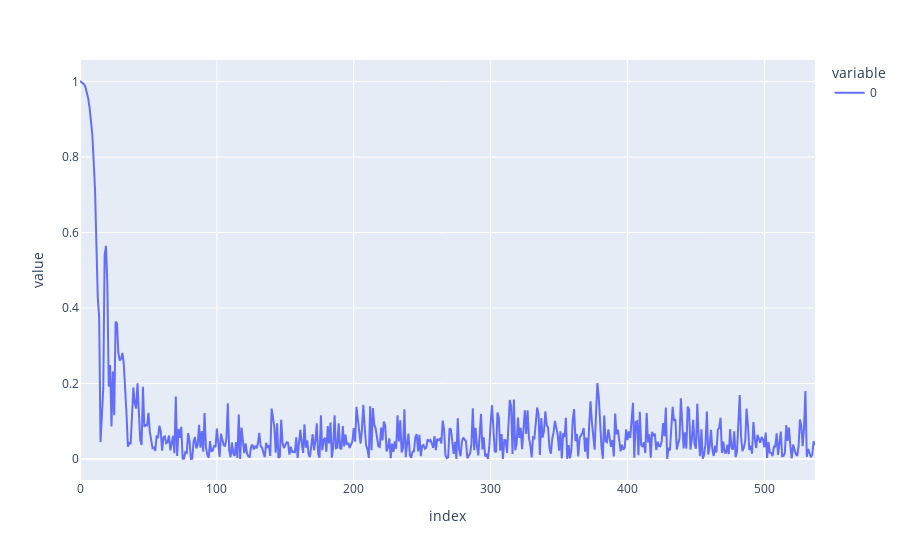

Write notebook code for a chart like this one.
### Markdown cell above
### Loss Curve Plot

### Code cell
px.line(train_losses)

### Figure 1 — Plotly figure (JSON) as saved in the notebook; plotly's stock layout.template omitted (floating-point values rounded to 4 significant figures; data arrays with more than 128 entries replaced by an {"elided": "..."} marker saying what was removed)
{"data": [{"hovertemplate": "variable=0<br>index=%{x}<br>value=%{y}<extra></extra>", "legendgroup": "0", "line": {"color": "#636efa", "dash": "solid"}, "marker": {"symbol": "circle"}, "mode": "lines", "name": "0", "orientation": "v", "showlegend": true, "type": "scatter", "x": {"elided": "538 int values"}, "xaxis": "x", "y": {"elided": "538 float values"}, "yaxis": "y"}], "layout": {"legend": {"title": {"text": "variable"}, "tracegroupgap": 0}, "margin": {"t": 60}, "xaxis": {"anchor": "y", "domain": [0, 1], "title": {"text": "index"}}, "yaxis": {"anchor": "x", "domain": [0, 1], "title": {"text": "value"}}}}
